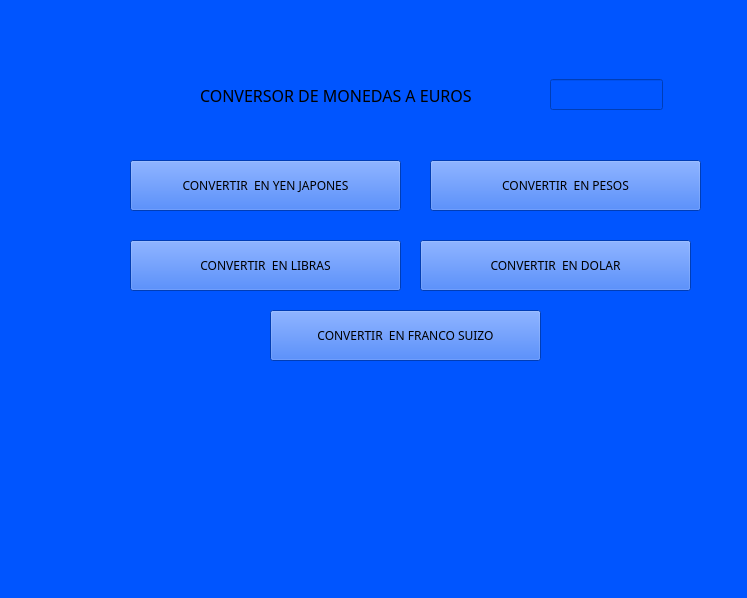
<?xml version="1.0" encoding="UTF-8"?>
<ui version="4.0">
 <class>MainWindow</class>
 <widget class="QMainWindow" name="MainWindow">
  <property name="geometry">
   <rect>
    <x>0</x>
    <y>0</y>
    <width>747</width>
    <height>598</height>
   </rect>
  </property>
  <property name="windowTitle">
   <string>MainWindow</string>
  </property>
  <property name="styleSheet">
   <string notr="true">background-color: rgb(0, 85, 255);</string>
  </property>
  <widget class="QWidget" name="centralwidget">
   <widget class="QLabel" name="label">
    <property name="geometry">
     <rect>
      <x>200</x>
      <y>70</y>
      <width>341</width>
      <height>51</height>
     </rect>
    </property>
    <property name="font">
     <font>
      <family>MV Boli</family>
      <pointsize>12</pointsize>
     </font>
    </property>
    <property name="text">
     <string>CONVERSOR DE MONEDAS A EUROS</string>
    </property>
   </widget>
   <widget class="QLabel" name="label_resultado_yen">
    <property name="geometry">
     <rect>
      <x>480</x>
      <y>170</y>
      <width>121</width>
      <height>41</height>
     </rect>
    </property>
    <property name="font">
     <font>
      <pointsize>14</pointsize>
      <weight>75</weight>
      <bold>true</bold>
     </font>
    </property>
    <property name="text">
     <string/>
    </property>
   </widget>
   <widget class="QLabel" name="label_resultado_franco">
    <property name="geometry">
     <rect>
      <x>490</x>
      <y>250</y>
      <width>121</width>
      <height>41</height>
     </rect>
    </property>
    <property name="font">
     <font>
      <pointsize>14</pointsize>
      <weight>75</weight>
      <bold>true</bold>
     </font>
    </property>
    <property name="text">
     <string/>
    </property>
   </widget>
   <widget class="QPushButton" name="boton_yen_japones">
    <property name="geometry">
     <rect>
      <x>130</x>
      <y>160</y>
      <width>271</width>
      <height>51</height>
     </rect>
    </property>
    <property name="font">
     <font>
      <family>Segoe Print</family>
     </font>
    </property>
    <property name="text">
     <string>CONVERTIR  EN YEN JAPONES</string>
    </property>
   </widget>
   <widget class="QPushButton" name="boton_franco_suizo">
    <property name="geometry">
     <rect>
      <x>270</x>
      <y>310</y>
      <width>271</width>
      <height>51</height>
     </rect>
    </property>
    <property name="font">
     <font>
      <family>Segoe Print</family>
     </font>
    </property>
    <property name="text">
     <string>CONVERTIR  EN FRANCO SUIZO</string>
    </property>
   </widget>
   <widget class="QPushButton" name="boton_dolar">
    <property name="geometry">
     <rect>
      <x>420</x>
      <y>240</y>
      <width>271</width>
      <height>51</height>
     </rect>
    </property>
    <property name="font">
     <font>
      <family>Segoe Print</family>
     </font>
    </property>
    <property name="text">
     <string>CONVERTIR  EN DOLAR</string>
    </property>
   </widget>
   <widget class="QPushButton" name="boton_pesos">
    <property name="geometry">
     <rect>
      <x>430</x>
      <y>160</y>
      <width>271</width>
      <height>51</height>
     </rect>
    </property>
    <property name="font">
     <font>
      <family>Segoe Print</family>
     </font>
    </property>
    <property name="text">
     <string>CONVERTIR  EN PESOS</string>
    </property>
   </widget>
   <widget class="QPushButton" name="boton_libras">
    <property name="geometry">
     <rect>
      <x>130</x>
      <y>240</y>
      <width>271</width>
      <height>51</height>
     </rect>
    </property>
    <property name="font">
     <font>
      <family>Segoe Print</family>
     </font>
    </property>
    <property name="text">
     <string>CONVERTIR  EN LIBRAS</string>
    </property>
   </widget>
   <widget class="QLabel" name="label_resultado">
    <property name="geometry">
     <rect>
      <x>260</x>
      <y>400</y>
      <width>291</width>
      <height>91</height>
     </rect>
    </property>
    <property name="font">
     <font>
      <family>Segoe Print</family>
      <pointsize>20</pointsize>
     </font>
    </property>
    <property name="text">
     <string/>
    </property>
   </widget>
   <widget class="QLineEdit" name="entrada_euros">
    <property name="geometry">
     <rect>
      <x>550</x>
      <y>79</y>
      <width>113</width>
      <height>31</height>
     </rect>
    </property>
   </widget>
  </widget>
  <widget class="QStatusBar" name="statusbar"/>
 </widget>
 <resources/>
 <connections/>
</ui>
